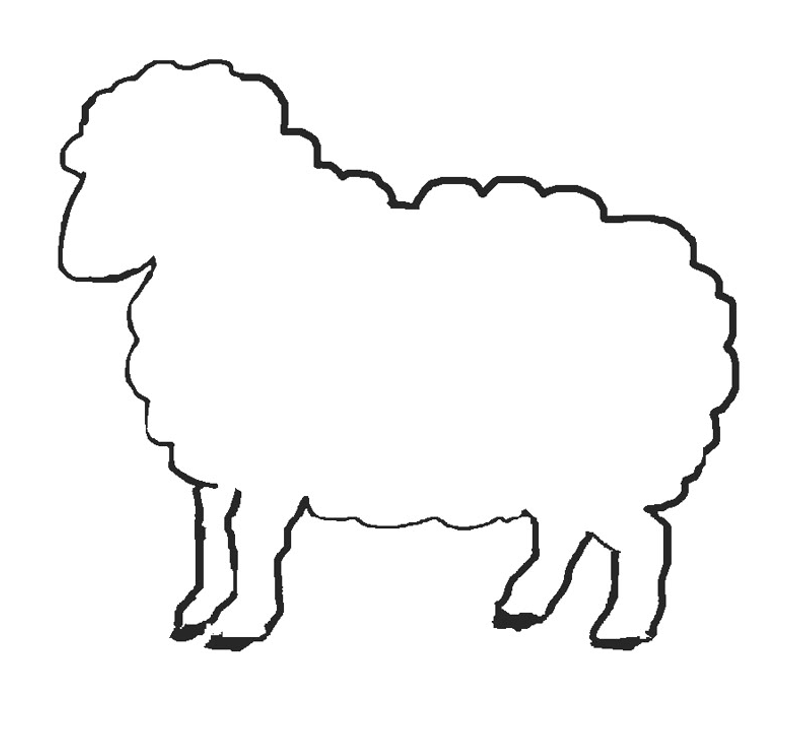
#> input picture sheep.png, 806 x 735 px
$ jupyter execute --allow-errors rout2gpx.ipynb   (shell and % lines are left out)
#> lines starting #> are read from the running program, lines starting #| are printed output that depends on the picture; after the words box and inside, x2 and y2 are one past the last pixel; in counts of white or black regions, pixels touching at a corner belong together
---

Just to get acess to the image pattern file

[cell 1]
from google.colab import drive
drive.mount('/content/drive')
%cd /content/drive/My Drive/Colab\ Notebooks

Not by default on Colab

Loading required modules

[cell 2]
import numpy as np
import cv2
from PIL import Image
import matplotlib.pyplot as plt
import osmnx as ox
from skimage.morphology import skeletonize
import gpxpy
import gpxpy.gpx
from datetime import datetime
from scipy import ndimage
from skimage import measure

---

all the functions

this loads the image and digitizes it
> this assumes background is white and pattern is in black.

[cell 3]
def load_and_process_image(filename):
    """Load image and convert to binary for route extraction"""
#> called with filename = 'sheep.png'
    try:
        img = Image.open(filename)
#> img is the input picture: PIL image 806x735 RGBA; mean R, G, B, A 247.3, 247.3, 247.3, 255
        print(f"Loaded image: {img.size}")
#| Loaded image: (806, 735)
        #
        gray_img = img.convert('L')
        gray_img_np = np.array(gray_img)
        ret, binary_img = cv2.threshold(gray_img_np, threshold_val, 255, cv2.THRESH_BINARY_INV)
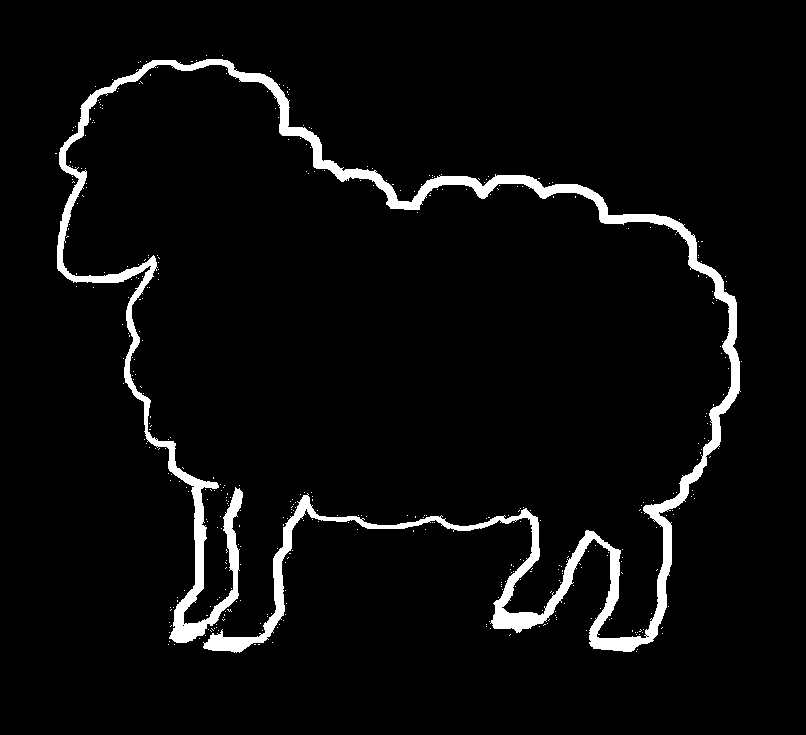
#> binary_img: shape (735, 806); 4.4% white; 426 white regions (425 under 20 px), largest, box (x1, y1, x2, y2) and area: (57, 59, 741, 653) 25806
#> ret = 250
        #
        return img, binary_img
        #
    except FileNotFoundError:
        print(f"Error: {filename} not found.")
        return None, None
    except Exception as e:
        print(f"An error occurred: {e}")
        return None, None

this attempts to get the boundary/perimeter of the pattern in png file as a continuous path

[cell 4]
def extract_outline(binary_img):
    #
    kernel_clean = np.ones((3,3), np.uint8)
    binary_cleaned = cv2.morphologyEx(binary_img, cv2.MORPH_CLOSE, kernel_clean)
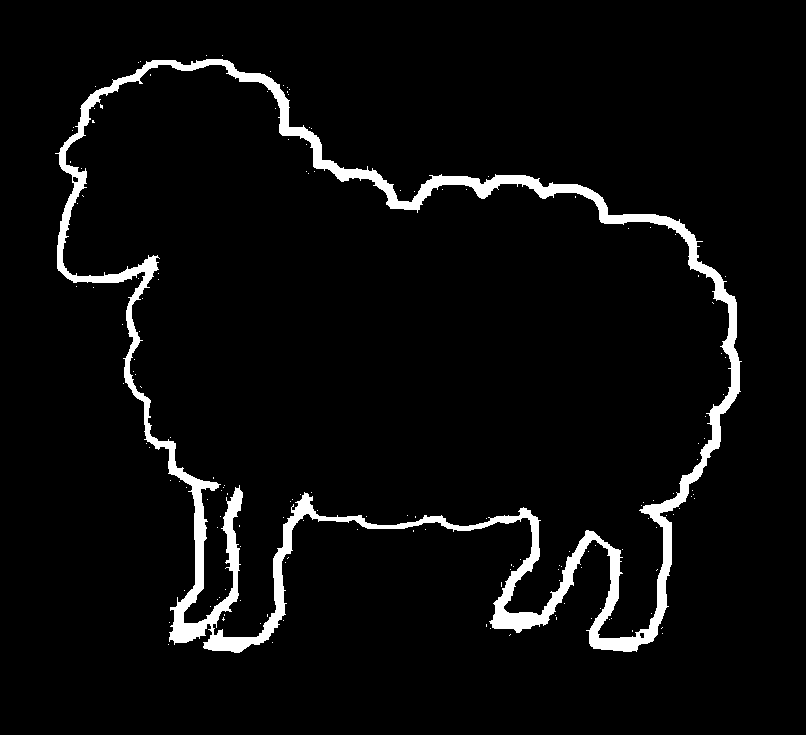
#> binary_cleaned: shape (735, 806); 4.7% white; 151 white regions (150 under 20 px), largest, box (x1, y1, x2, y2) and area: (55, 59, 742, 653) 27513
    binary_cleaned = cv2.morphologyEx(binary_cleaned, cv2.MORPH_OPEN, kernel_clean)
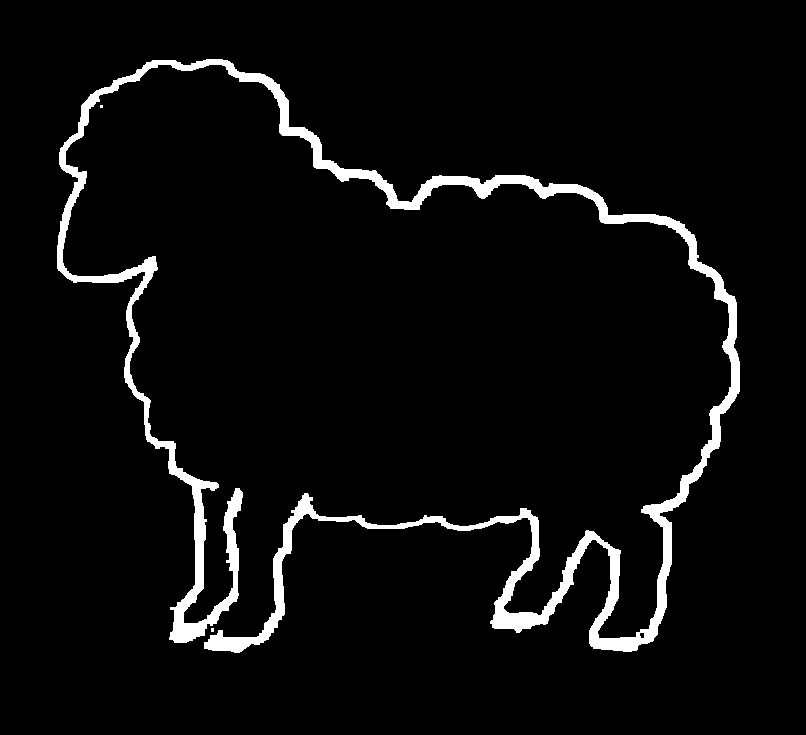
#> binary_cleaned: shape (735, 806); 4.6% white; 3 white regions (2 under 20 px)
    #
    contours, _ = cv2.findContours(binary_cleaned, cv2.RETR_EXTERNAL, cv2.CHAIN_APPROX_NONE)
#> contours = 3 contours, 2 with area under 20; largest, box (x1, y1, x2, y2) and area: (57, 59, 740, 653) 24063
    #
    if not contours:
        print("No contours found!") # fucked
        return None
    #
    largest_contour = max(contours, key=cv2.contourArea)
#> largest_contour = contour of 6106 points, box (x1, y1, x2, y2) (57, 59, 740, 653), area 24063
    #
    outline_img = np.zeros_like(binary_img)
    cv2.drawContours(outline_img, [largest_contour], -1, 255, 1)  # thickness=1 for thin boundary
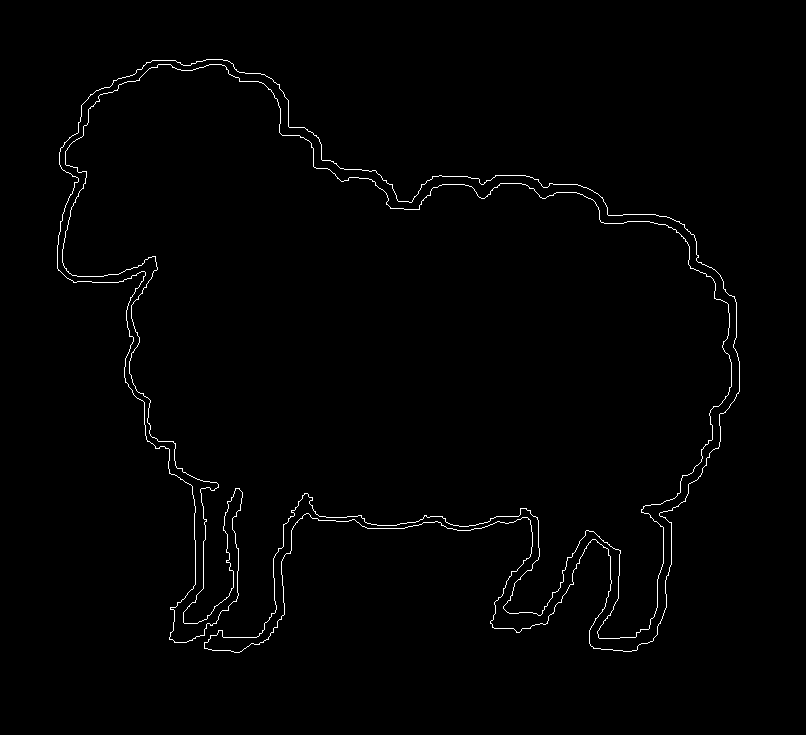
#> outline_img: shape (735, 806); 1% white in thin lines or dots, all inside (x1, y1, x2, y2) = (57, 59, 740, 653)
    #
    return outline_img

this create a thin line around the pattern by converting thick lines to single-pixel-wide.

[cell 5]
# [9 lines left out: function skeletonize_route, not called in this run]

this gets city map for bike routs form OpenStreetMaps

[cell 6]
def create_city_map():
    print("Downloading city street network...")
    G = ox.graph_from_place(place_name, network_type='bike')
    return G

this tries to overlay the skeletonized route on city map with proper scaling

[cell 7]
# [38 lines left out: function overlay_route_on_map, not called in this run]

this creates GPS coordinate for the pattern recognized, should follow the sequence

[cell 8]
# [27 lines left out: function extract_route_coordinates, not called in this run]

this does the magic: orders pixels to follow the boundary path sequentiall

[cell 9]
# [34 lines left out: function order_boundary_pixels, not called in this run]

this creates GPX file

[cell 10]
# [21 lines left out: function create_gpx_file, not called in this run]

let's see what it did

[cell 11]
# [15 lines left out: function visualize_final_route, not called in this run]

---

update the value to populate the pattern in the image.
> the larger the value the more datapoint being collected.

[cell 12]
threshold_val = 250

[cell 13]
place_name = "Vancouver, BC, Canada"

[cell 14]
filename = "sheep.png"  # image filename

start processing image and detect boundary

[cell 15]
print("Step 1: Loading and processing image...")
original_img, binary_img = load_and_process_image(filename)
#
if binary_img is None:
  print("Failed to load image. Please check the filename and try again.")
#
plt.figure(figsize=(12, 4))
plt.subplot(1, 3, 1)
plt.imshow(original_img, cmap='gray')
plt.title('Original Image')
plt.axis('off')
#
plt.subplot(1, 3, 2)
plt.imshow(binary_img, cmap='gray')
plt.title('Binary Image')
plt.axis('off')
# --------------------------------------------------------------------------------
print("Step 2: Extracting boundary outline...")
outline_img = extract_outline(binary_img)
#
if outline_img is None:
  print("Failed to extract outline. Using original binary image.")
  outline_img = binary_img
# --------------------------------------------------------------------------------
print("Step 3: Preparing boundary route...")
kernel = np.ones((2,2), np.uint8)
skeleton_img = cv2.morphologyEx(outline_img, cv2.MORPH_CLOSE, kernel)
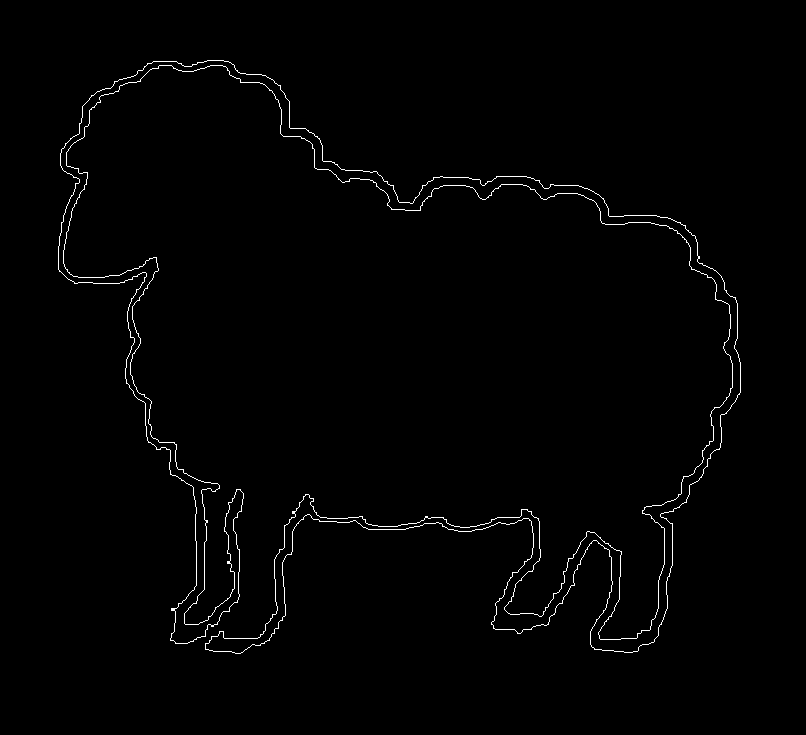
#> skeleton_img: shape (735, 806); 1% white in thin lines or dots, all inside (x1, y1, x2, y2) = (58, 60, 741, 654)
#
plt.subplot(1, 3, 3)
plt.imshow(skeleton_img, cmap='gray')
plt.title('Boundary Route')
plt.axis('off')
plt.tight_layout()
plt.show()
